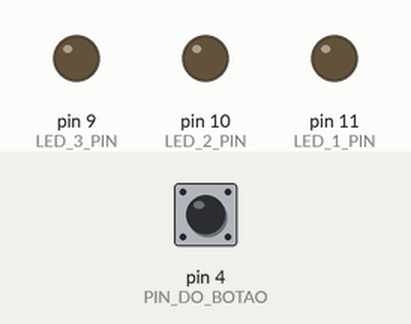
Bench run of a sketch on a simulated Arduino Uno, built with avr-gcc and run on an emulated ATmega328P. Parts: output pins drawn as LEDs (lit = HIGH). Inputs (shaded band) come from the test bench; at power-on: pin 4 (PIN_DO_BOTAO) HIGH.

Above: at 1.2 s.
1.3 s: pin 4 (PIN_DO_BOTAO) pulled LOW for 0.15 s
At 2.2 s:
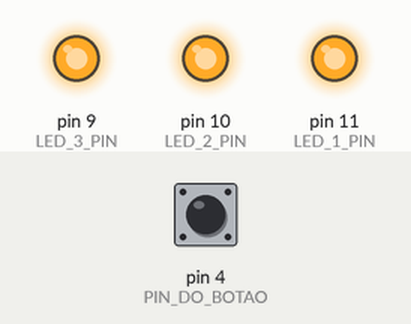
2.9 s: pin 4 (PIN_DO_BOTAO) pulled LOW for 1 s
At 4.6 s:
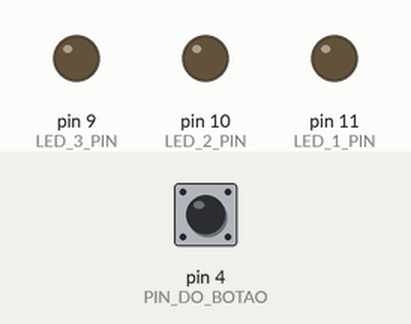
5.4 s: pin 4 (PIN_DO_BOTAO) pulled LOW for 3.2 s
At 9.4 s:
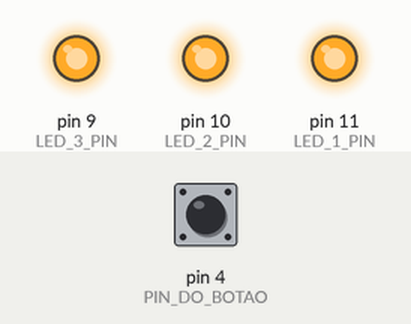
Timing chart, 0 to 10.9 s (numbered marks = the images above; inputs shaded):
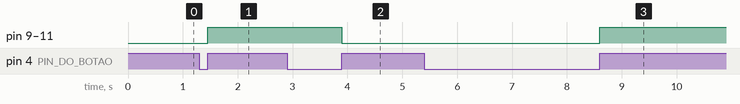

The sketch:

Botao3ledscomDebounce.ino
```cpp
#define LED_1_PIN 11
#define LED_2_PIN 10
#define LED_3_PIN 9
#define PIN_DO_BOTAO 4
#define NUMERO_DE_LEDS 3
byte vetorPinosLeds[ NUMERO_DE_LEDS ] = { LED_1_PIN, LED_2_PIN, LED_3_PIN } ;
unsigned long duracaoDebounce = 50; // milissegundos
unsigned long ultimaTrocaEstadoBotao = 0;
byte ultimoEstadoDoBotao = HIGH;
byte estadoLed = LOW;
void iniciaTodosLeds()
{
  for( int i = 0; i < NUMERO_DE_LEDS; i++ )
  {
    pinMode ( vetorPinosLeds[ i ] , OUTPUT ) ;
  }
}
void ligaTodosLeds ( bool powerOn )
{
  for( int i = 0; i < NUMERO_DE_LEDS; i++ )
  {
    if(powerOn )
    {
      digitalWrite ( vetorPinosLeds[ i ] , HIGH ) ;
    }
    else
    {
      digitalWrite ( vetorPinosLeds[ i ] , LOW ) ;
    }
  }
}
void setup()
{
  iniciaTodosLeds() ;
  pinMode ( PIN_DO_BOTAO, INPUT_PULLUP ) ;
}
void loop()
{
  unsigned long timeNow = millis () ;
  if(timeNow - ultimaTrocaEstadoBotao > duracaoDebounce)
  {
    byte estadoDoBotao = digitalRead(PIN_DO_BOTAO);
    if(estadoDoBotao != ultimoEstadoDoBotao)
    {
      ultimaTrocaEstadoBotao = timeNow;
      ultimoEstadoDoBotao = estadoDoBotao;
      if ( estadoDoBotao == HIGH )
      { // o botão foi liberado
        estadoLed = ( estadoLed == LOW ) ? HIGH : LOW;
        ligaTodosLeds ( estadoLed == HIGH ) ;
      }
    }
	}
}
```

Measured:
- after the input at 1.3 s, pin 9 (LED_3_PIN), pin 10 (LED_2_PIN), pin 11 (LED_1_PIN): LOW → HIGH after 0.15 s
- after the input at 2.9 s, pin 9 (LED_3_PIN), pin 10 (LED_2_PIN), pin 11 (LED_1_PIN): HIGH → LOW after 1.0 s
- after the input at 5.4 s, pin 9 (LED_3_PIN), pin 10 (LED_2_PIN), pin 11 (LED_1_PIN): LOW → HIGH after 3.2 s
